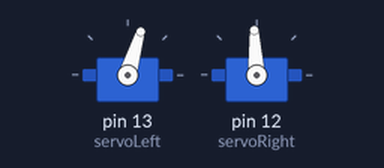
Bench run of a sketch on a simulated Arduino Uno, built with avr-gcc and run on an emulated ATmega328P. On the bench: 2 × servo.

Above: at 0.05 s.
At 7.0 s:
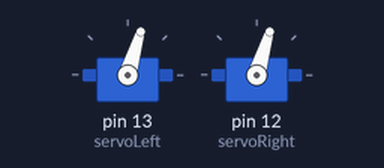
At 10.5 s:
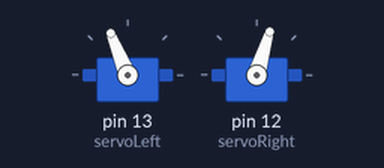
At 14.0 s:
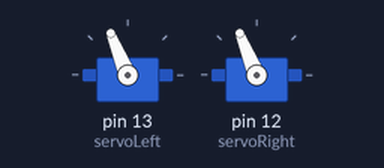
Timing chart, 0 to 18.2 s (numbered marks = the images above):
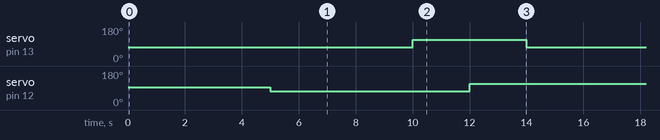

The sketch:

arudino2.ino
```cpp
#include <Servo.h>
Servo servoRight;
Servo servoLeft;

void setup() {
  servoLeft.attach(13);
  servoRight.attach(12);
  servoLeft.writeMicroseconds(1500);
  servoRight.writeMicroseconds(1500);


}

void loop() {
servoLeft.writeMicroseconds(1300);
delay(5000);
servoRight.writeMicroseconds(1300);
delay(5000);
servoLeft.writeMicroseconds(1700);
delay(2000);
servoRight.writeMicroseconds(1700);
delay(2000);


}
```

Measured:
- by itself, servo on pin 13 (servoLeft): alternates 112° for 4.0 s and 73° for 10.0 s
- by itself, servo on pin 12 (servoRight): alternates 112° for 7.0 s and 73° for 7.0 s
